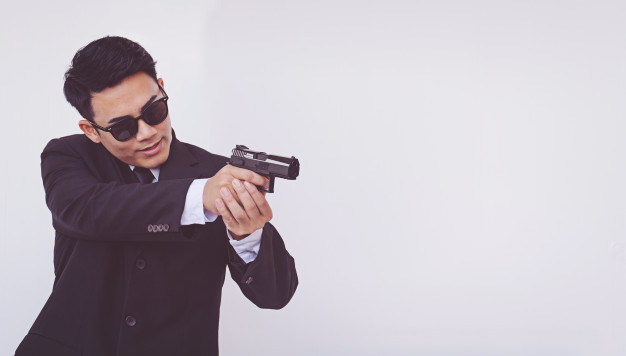
#> input picture Gun_detection_Yolov3/pistol.jpg, 626 x 356 px
$ jupyter execute --allow-errors Gun_detection_YOLOv3.ipynb   (shell and % lines are left out)   (text cells are left out)
#> lines starting #> are read from the running program, lines starting #| are printed output that depends on the picture; pictures that were not available may be replaced by others from this repository, and a replacement may not be noted
[cell 1]
import numpy as np
import time
import cv2
import os
import matplotlib.pyplot as plt

[cell 2]
# display function to show image on Jupyter
def display_img(img,cmap=None):
    fig = plt.figure(figsize = (12,12))
    ax = fig.add_subplot(111)
    ax.imshow(img,cmap)

[cell 3]
# Load the COCO class labels in which our YOLO model was trained on

labelsPath = os.path.join("yolo.names")
LABELS = open(labelsPath).read().strip().split("\n")
#> (reads Gun_detection_Yolov3/yolo.names from the repository)

[cell 4]
# The COCO dataset contains 80 different classes
LABELS

[cell 5]
# derive the paths to the YOLO weights and model configuration
weightsPath = os.path.join("yolov3_custom.weights")
configPath = os.path.join("yolov3_custom.cfg")

#> (a cell that did not finish here is left out)

[cell 7]
# Create the function which predict the frame input
def predict(image):

    # initialize a list of colors to represent each possible class label
    np.random.seed(42)
    COLORS = np.random.randint(0, 255, size=(len(LABELS), 3), dtype="uint8")
    (H, W) = image.shape[:2]

    # determine only the "ouput" layers name which we need from YOLO
    ln = net.getLayerNames()
    ln = [ln[i[0] - 1] for i in net.getUnconnectedOutLayers()]

    # construct a blob from the input image and then perform a forward pass of the YOLO object detector,
    # giving us our bounding boxes and associated probabilities
    blob = cv2.dnn.blobFromImage(image, 1 / 255.0, (416, 416), swapRB=True, crop=False)
    net.setInput(blob)
    layerOutputs = net.forward(ln)

    boxes = []
    confidences = []
    classIDs = []
    threshold = 0.15

    # loop over each of the layer outputs
    for output in layerOutputs:
        # loop over each of the detections
        for detection in output:
            # extract the class ID and confidence (i.e., probability) of
            # the current object detection
            scores = detection[5:]
            classID = np.argmax(scores)
            confidence = scores[classID]

            # filter out weak predictions by ensuring the detected
            # probability is greater than the minimum probability
            # confidence type=float, default=0.5
            if confidence > threshold:
                # scale the bounding box coordinates back relative to the
                # size of the image, keeping in mind that YOLO actually
                # returns the center (x, y)-coordinates of the bounding
                # box followed by the boxes' width and height
                box = detection[0:4] * np.array([W, H, W, H])
                (centerX, centerY, width, height) = box.astype("int")

                # use the center (x, y)-coordinates to derive the top and
                # and left corner of the bounding box
                x = int(centerX - (width / 2))
                y = int(centerY - (height / 2))

                # update our list of bounding box coordinates, confidences,
                # and class IDs
                boxes.append([x, y, int(width), int(height)])
                confidences.append(float(confidence))
                classIDs.append(classID)

    # apply non-maxima suppression to suppress weak, overlapping bounding boxes
    # confidence type=float, default=0.5
    # threshold type=float, default=0.3,
    idxs = cv2.dnn.NMSBoxes(boxes, confidences, threshold, 0.1)

    # ensure at least one detection exists
    if len(idxs) > 0:
        # loop over the indexes we are keeping
        for i in idxs.flatten():
            # extract the bounding box coordinates
            (x, y) = (boxes[i][0], boxes[i][1])
            (w, h) = (boxes[i][2], boxes[i][3])

            # draw a bounding box rectangle and label on the image
            color = (255,0,0)
            cv2.rectangle(image, (x, y), (x + w, y + h), color, 2)
            text = "{}".format(LABELS[classIDs[i]], confidences[i])
            cv2.putText(image, text, (x +15, y - 10), cv2.FONT_HERSHEY_SIMPLEX,
                1, color, 3)
    return image

[cell 8]
# Execute prediction on a single image
img = cv2.imread("pistol.jpg")
#> img is the input picture: shape (356, 626, 3); mean B, G, R 192.4, 185.1, 191.7
img = cv2.cvtColor(img,cv2.COLOR_BGR2RGB)
#> (the rest of this cell did not finish here and is left out)

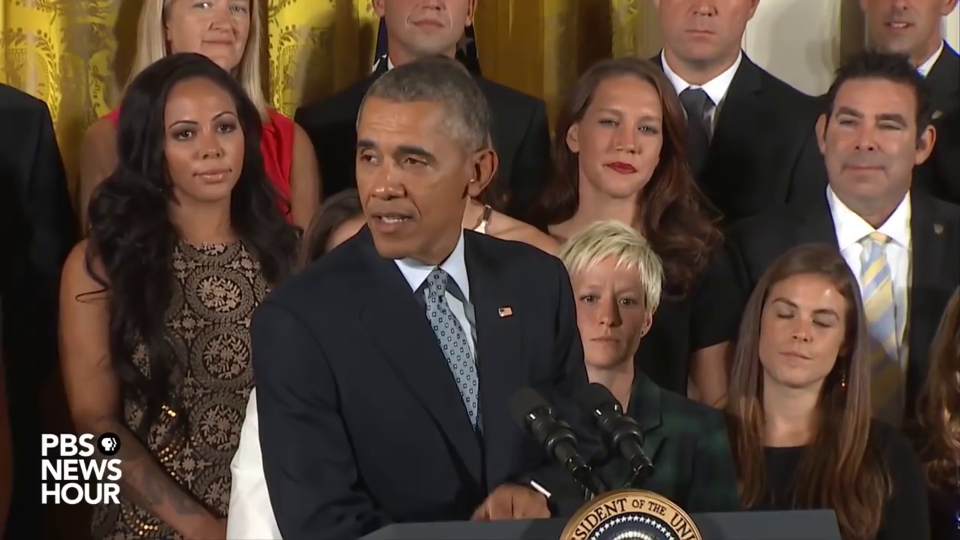
#> input picture frame 36 of Age_prediction/test_video.mp4, 1920 x 1080 px, given in place of Roberry.mp4, which was not available (shown at 1/2 size)
#> further down, frame is the input picture: shape (1080, 1920, 3); mean B, G, R 51.1, 62.2, 79.7
#> `frame = cv2.resize(frame, (1280,720))`:
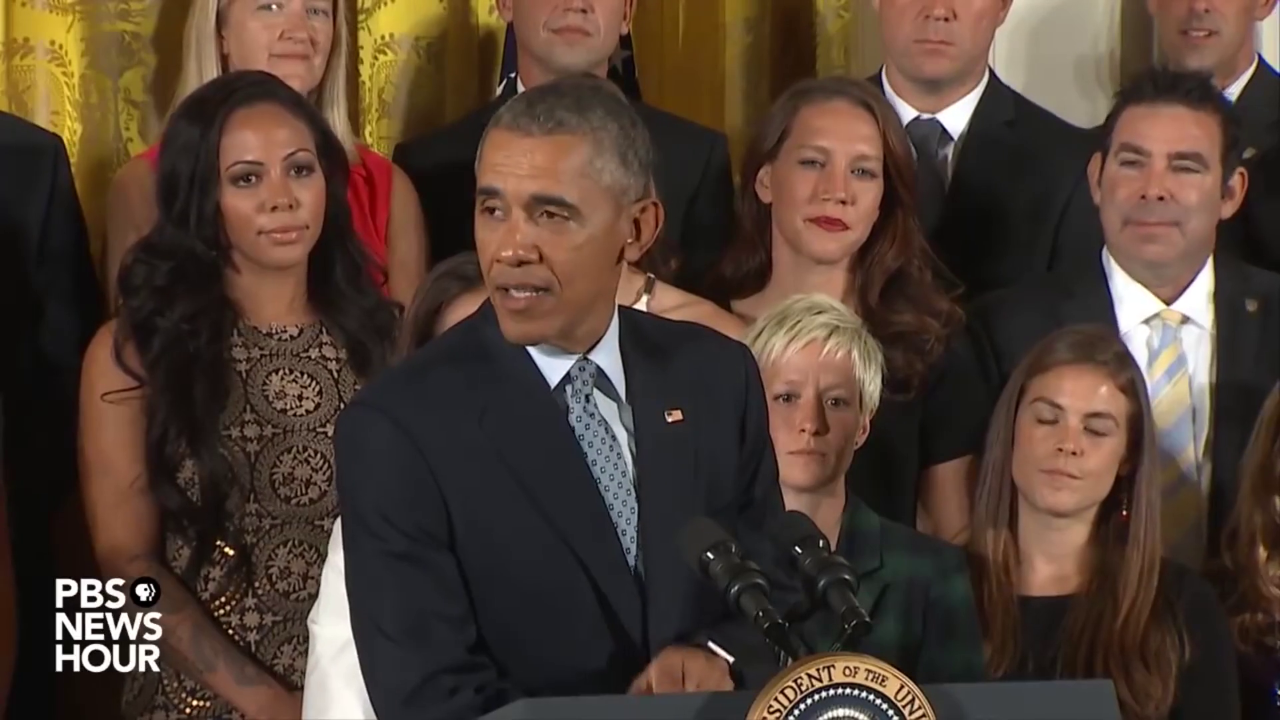
#> frame: shape (720, 1280, 3); mean B, G, R 51.1, 62.1, 79.7

[cell 9]
### Apply Yolov3 for object dectection on a video

cap =cv2.VideoCapture('Roberry.mp4')

number_frame = 30.0 #higher frames better quality of the video
video_size = (1280,720)
fourcc = cv2.VideoWriter_fourcc(*'DIVX')
out = cv2.VideoWriter('gun_detection.mp4',fourcc, number_frame,video_size)

#> (the rest of this cell did not finish here and is left out)

        cv2.imshow("image",frame)
        out.write(frame)

        if cv2.waitKey(1) & 0xff == ord("q"):
            break
    else:
        break

cap.release()
out.release()
cv2.destroyAllWindows()

[cell 10]
image_traffic = cv2.imread("video_frame.jpg")
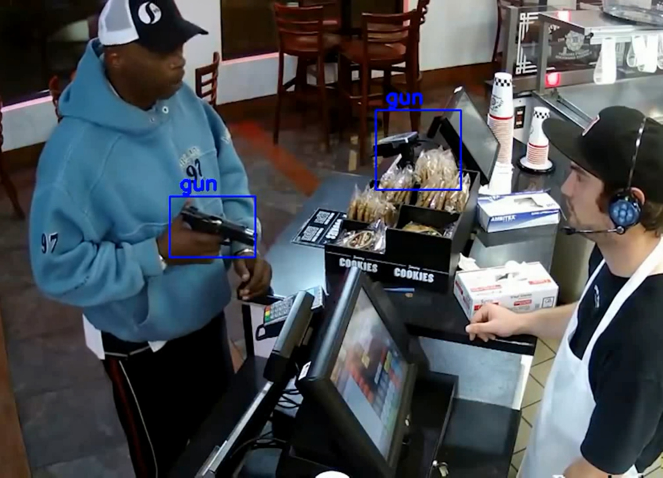
#> input picture Gun_detection_Yolov3/video_frame.jpg, 1325 x 955 px (shown at 1/2 size)
#> image_traffic is the input picture: shape (955, 1325, 3); mean B, G, R 83.7, 78.9, 74.3
image_traffic = cv2.cvtColor(image_traffic,cv2.COLOR_BGR2RGB)
display_img(image_traffic)
